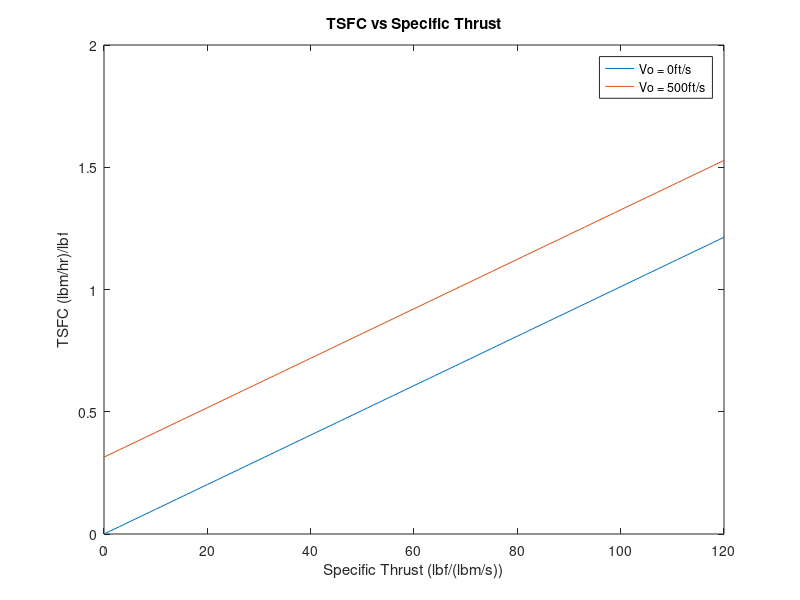

Here is the MATLAB script that generated this plot:
%part c of 1.2 HW #1

%givens
Vo1 = 0; %freestream velocity
Vo2 = 500; %ft/s
n_th = 0.4; %thermal efficiency
h_pr = 18400; %stored chemical energy of fuel, BTU/lbm
gc = 32.174; 

%convert h_pr
h_pr = 18400*778; %ft*lbm/lbf

spec_thrust = 0:1:120; %lbf/(lbm/s)

TSFC_1 = 3600*((gc*spec_thrust) + (2*Vo1))/(2*n_th*h_pr);%with first freestream

TSFC_2 = 3600*((gc*spec_thrust) + (2*Vo2))/(2*n_th*h_pr);%with first freestream

figure(1)
plot(spec_thrust, TSFC_1);
hold on
plot(spec_thrust, TSFC_2);
legend("Vo = 0ft/s", "Vo = 500ft/s");
xlabel("Specific Thrust (lbf/(lbm/s))");
ylabel("TSFC (lbm/hr)/lbf");
title("TSFC vs Specific Thrust");